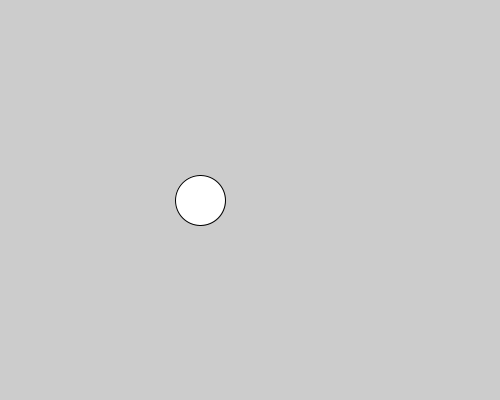
Frame 1 (no input)
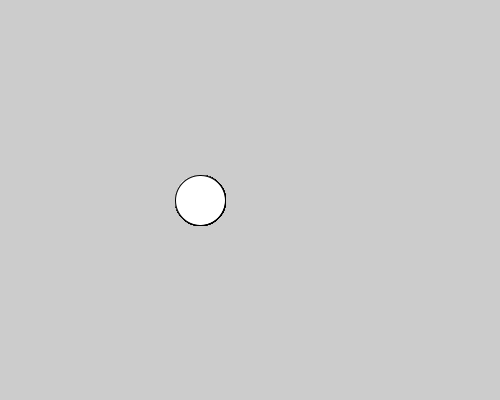
Frame 60 (the mouse pressed at the canvas centre just before this capture)
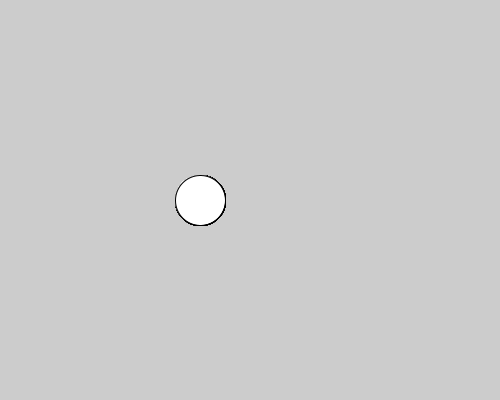
Frame 120 (the mouse held since frame 60 and released just before this capture)

The Processing sketch that drew these frames (run headless with seeded random() and noise(); from frame 60 on, the mouse is pressed at the canvas centre):

// Processing sketch: basic_02size
// ── basic_02size.pde
/*
created 2016.09.12.
by Wool(wool@wool.pe.kr)
date : 2016.09.12
ref : https://www.processing.org/tutorials/overview/
*/

//The setup() block runs once
void setup() {
  size(500, 400); //sets the window size to 400 x 400 pixels
}

//the draw() block runs repeatedly
void draw() {
  // The wrong way to specify the middle of the screen
  ellipse(200, 200, 50, 50);

  // Always the middle, no matter how the size() line changes
  //ellipse(width/2, height/2, 50, 50);
}
